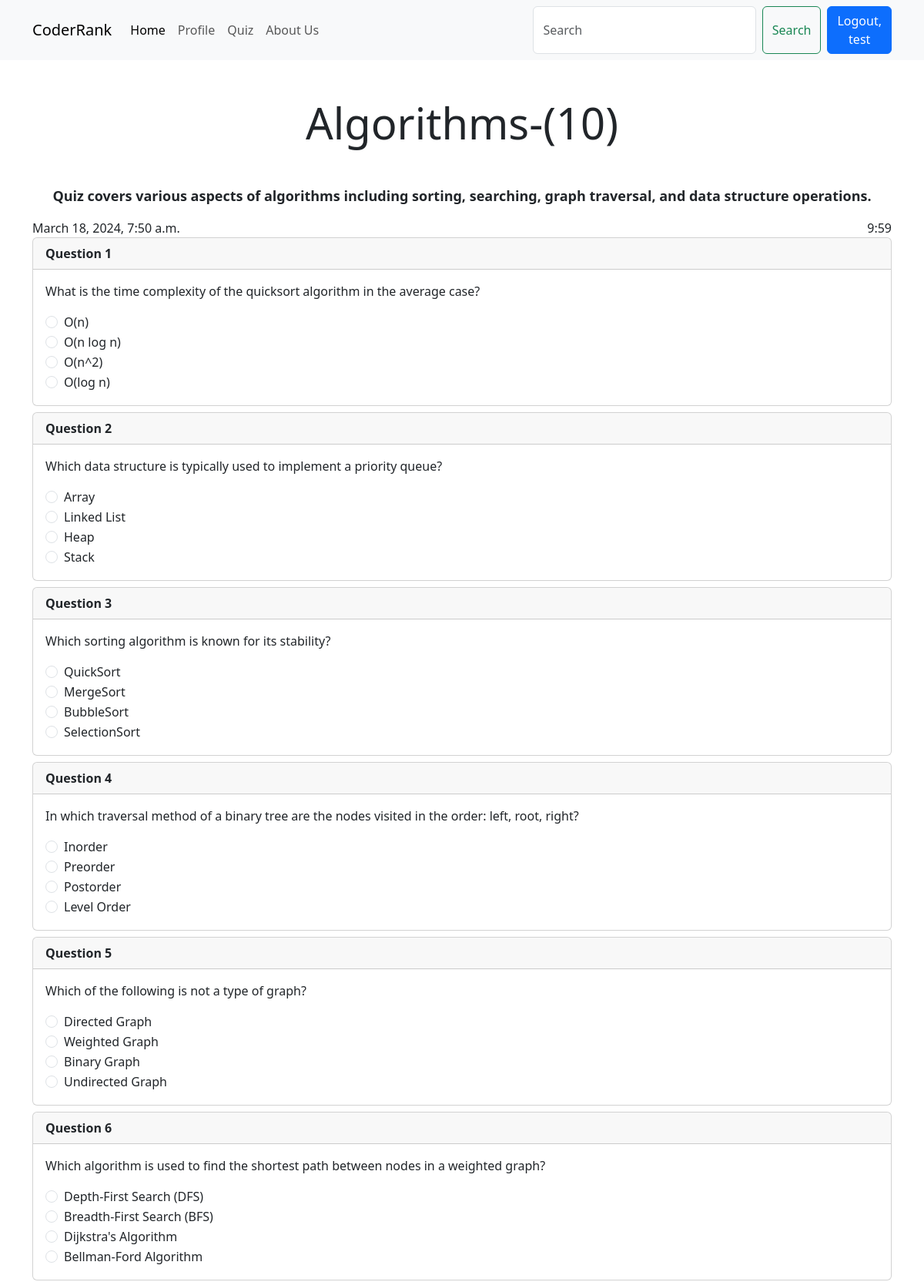
Screenshot of /quiz/2 (signed in, upper part) with the database file from the repository.
### quiz/models.py (models this page shows, shortened)
class Quiz(models.Model):
    title=models.CharField(max_length=255)
    description=models.TextField()
    category=models.ForeignKey(Category, on_delete=models.CASCADE)
    quiz_file=models.FileField(upload_to='quiz/')
    created_at=models.DateTimeField(auto_now_add=True)
    updated_at=models.DateTimeField(auto_now=True)
    class Meta:
        verbose_name_plural="Quizes"

class Question(models.Model):
    quiz=models.ForeignKey(Quiz, on_delete=models.CASCADE)
    text=models.TextField()

class Choice(models.Model):
    question=models.ForeignKey(Question, on_delete=models.CASCADE)
    text=models.CharField(max_length=255)
    is_correct=models.BooleanField(default=False)

### quiz/views.py (the view, shortened to what this page needs)
# urls.py: path('<int:quiz_id>',views.quiz_view, name='quiz'),
@login_required(login_url='login')
def quiz_view(request, quiz_id):
    user_obj=User.objects.get(username=request.user)
    user_profile=Profile.objects.get(user=user_obj)
    quiz=Quiz.objects.filter(id=quiz_id).first()
    total_questions=quiz.question_set.all().count()
    if quiz!=None:
        context={"user_profile":user_profile, "quiz":quiz}
    else:
        return redirect('all_quiz')
    return render(request,'mcq.html', context)

### templates/mcq.html (shortened to what this page needs)
{%extends 'index.html' %}
{% block content%}
<div class="container">
  <h1 class="display-4 text-center my-5">{{quiz.title}}-({{quiz.question_set.all|length}})</h1>
  <p class="text-center fw-bold">{{quiz.description}}</p>
</div>
<div class="container">
  <div class="d-flex justify-content-between">
    <span>
      {{quiz.created_at}}
    </span>
    <span id="timer">
    </span>
  </div>
  <div class="questions">
    {% for question in quiz.question_set.all %}
    <div class="card mb-2 question">
      <div class="card-header fw-bold">
        Question {{forloop.counter}}
      </div>
      <div class="card-body">
        <div class="card-text mb-3">
          {{question.text}}
        </div>
        <div class="card-text">
          {% for option in question.choice_set.all %}
          <div class="form-check">
            <label class="form-check-label" for="{{option.id}}">
              <input class="form-check-input" type="radio" value="{{option.text}}" name="{{option.question.id}}"
                id="{{option.id}}">
              {{option.text}}
            </label>
          </div>
          {%endfor%}
        </div>
      </div>
    </div>
    {%endfor%}
  </div>
</div>
{%endblock content%}

### templates/components/header.html (shortened to what this page needs)
<nav class="navbar navbar-expand-lg bg-body-tertiary">
    <div class="container">
        <a class="navbar-brand"href="{% url 'home' %}">CoderRank</a>
        <div class="collapse navbar-collapse" id="navbarSupportedContent">
            <ul class="navbar-nav me-auto mb-2 mb-lg-0">
                <li class="nav-item">
                    <a class="nav-link active" aria-current="page" href="{% url 'home' %}">Home</a>
                </li>
                {% if user.is_authenticated %}
                <li class="nav-item">
                    <a class="nav-link" href="{% url 'profile' user.username %}">Profile</a>
                </li>
                {% endif %}
                <li class="nav-item">
                    <a class="nav-link" href="{% url 'all_quiz' %}">Quiz</a>
                </li>
                <li class="nav-item">
                    <a class="nav-link" href="{% url 'about_us' %}">About Us</a>
                </li>
            </ul>
            <form class="d-flex" role="search">
                <input class="form-control me-2" type="search" placeholder="Search" aria-label="Search">
                <button class="btn btn-outline-success" type="submit">Search</button>
                {% if user.is_authenticated %}
                <a href="{% url 'logout'%}" class="btn btn-primary ms-2">Logout, {{user.username}}</a>
                {% else %}
                <a href="{% url 'login'%}" class="btn btn-primary ms-2">Login</a>
                {%endif%}
            </form>
        </div>
    </div>
</nav>

### static/css/style.css (style rules this page uses)
p { font-size: large; font-weight: 400; }

### rows the page displays
Quiz: title "Algorithms", question_set.all|length "10", description "Quiz covers various aspects of algorithms including sorting, searching, graph traversal, and data structure operations.", created_at "March 18, 2024, 7:50 a.m."
Question: text "What is the time complexity of the quicksort algorithm in the average case?"
Choice: text "O(n)"
Choice: text "O(n log n)"
Choice: text "O(n^2)"
Choice: text "O(log n)"
Question: text "Which data structure is typically used to implement a priority queue?"
Choice: text "Array"
Choice: text "Linked List"
Choice: text "Heap"
Choice: text "Stack"
Question: text "Which sorting algorithm is known for its stability?"
Choice: text "QuickSort"
Choice: text "MergeSort"
Choice: text "BubbleSort"
Choice: text "SelectionSort"
Question: text "In which traversal method of a binary tree are the nodes visited in the order: left, root, right?"
Choice: text "Inorder"
Choice: text "Preorder"
Choice: text "Postorder"
Choice: text "Level Order"
Question: text "Which of the following is not a type of graph?"
Choice: text "Directed Graph"
Choice: text "Weighted Graph"
Choice: text "Binary Graph"
Choice: text "Undirected Graph"
Question: text "Which algorithm is used to find the shortest path between nodes in a weighted graph?"
Choice: text "Depth-First Search (DFS)"
Choice: text "Breadth-First Search (BFS)"
Choice: text "Dijkstra's Algorithm"
Choice: text "Bellman-Ford Algorithm"

### other values shown
{{ user.username }} "test"
